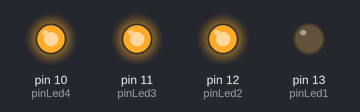
Simulated run of this sketch. Board: Arduino Uno, built with avr-gcc and run on an emulated ATmega328P. Shown: output pins drawn as LEDs (lit = HIGH).

Above: at 0.1 s.
At 0.7 s:
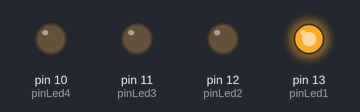
At 1.5 s:
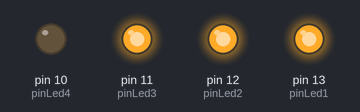
At 2.1 s:
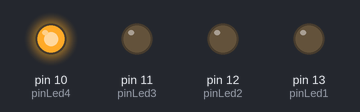
At 2.9 s:
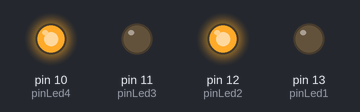
Timing chart, 0 to 4.4 s (numbered marks = the images above):
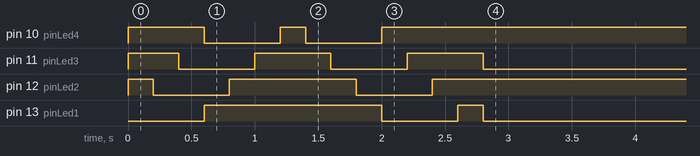

The sketch:

6._BlinkingLEDArray.ino
```cpp
#define pinLed1 13
#define pinLed2 12
#define pinLed3 11
#define pinLed4 10

#define led1(x) digitalWrite(pinLed1, x? LOW:HIGH)
#define led2(x) digitalWrite(pinLed2, x? LOW:HIGH)
#define led3(x) digitalWrite(pinLed3, x? LOW:HIGH)
#define led4(x) digitalWrite(pinLed4, x? LOW:HIGH)

uint8_t ledSeq[]={1,3,7,14,12,8,0,8,12,14,7,3,1,0};

void LEDs(uint8_t x)
{ led1(x & (1<<0));
  led2(x & (1<<1));
  led3(x & (1<<2));
  led4(x & (1<<3));
}

void setup()
{ pinMode(pinLed1,OUTPUT);
  pinMode(pinLed2,OUTPUT);
  pinMode(pinLed3,OUTPUT);
  pinMode(pinLed4,OUTPUT);

  for(uint8_t i=0;i<sizeof(ledSeq);i++)
  { LEDs(ledSeq[i]);
    delay(200);
  }
}

void loop()
{ LEDs(5);
}
```

Measured:
- by itself, pin 11 (pinLed3): alternates HIGH for 0.60 s and LOW for 0.60 s, 5 changes in all, then stays LOW
- by itself, pin 13 (pinLed1): HIGH → LOW at 2.0 s, → HIGH 0.60 s later, → LOW 0.20 s later
